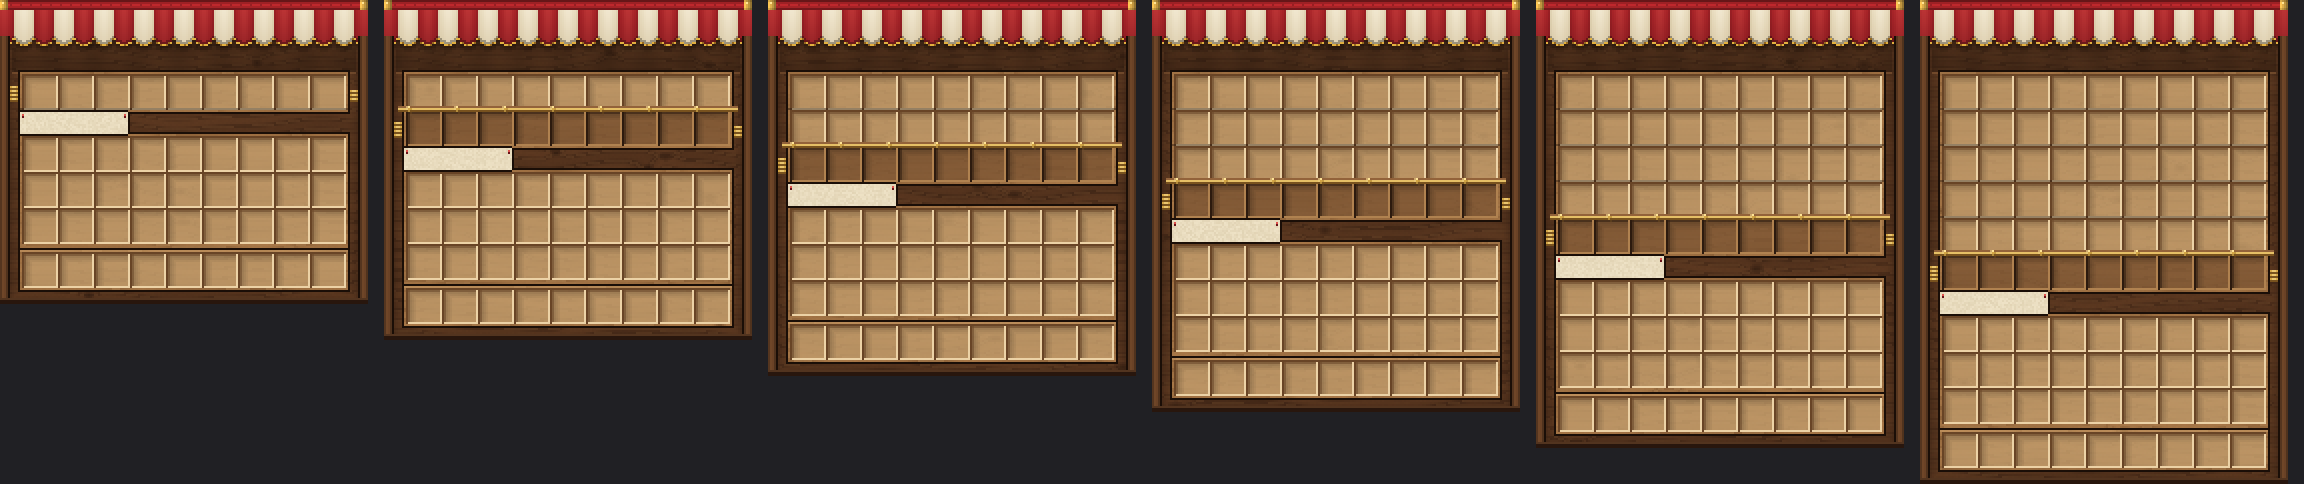

Reproduce this figure in Python.
"""
The shop's window as a merchant's stall: a striped awning that hangs over the top of the window, a beam with the
title, the wares on oak shelves, the navigation on the counter; and the coin
purse the balance is shown on. One painting per window height, the font that draws them, the purse's model.

Uses Core's menu canvas (RainsCore/art/menus, checked out next to this repository).

    python3 stall.py
"""
import json
import math
import os
import random
import sys

from PIL import Image

HERE = os.path.dirname(os.path.abspath(__file__))
sys.path.insert(0, os.path.join(HERE, "..", "..", "..", "..", "..", "RainsCore", "art", "menus"))
from canvas import (Canvas, chest_well, inventory_well, hotbar_well, label_y, height, wood, rivet, well, mix,
                    shade, vignette)

PACK = os.path.join(HERE, "..", "..", "src", "main", "resources", "de", "raindancer", "modules", "economy", "pack")
NS = "rainseconomy"

OVER = 20          # how far the awning rises above the window
SIDE = 4           # and overhangs it either side
W = 176 + 2 * SIDE

BRASS, BRASS_D, BRASS_L = (212, 166, 70), (120, 82, 30), (255, 228, 150)
RED, RED_D, RED_L = (176, 38, 42), (104, 18, 24), (222, 82, 76)
CREAM, CREAM_D = (238, 226, 198), (196, 178, 140)
WALNUT, WALNUT_D, WALNUT_L = (92, 56, 32), (44, 25, 14), (146, 98, 58)
OAK, OAK_D, OAK_L = (168, 120, 72), (112, 74, 40), (214, 168, 112)
INK = (26, 14, 7)


def stall(rows):
    h = height(rows) + OVER
    c = Canvas(W, h, seed=rows)
    ox, oy = SIDE, OVER  # the window's corner inside the painting

    # ---- the stall's frame: walnut posts and boards behind everything
    wood(c, ox, oy, ox + 176, h, WALNUT, WALNUT_D, WALNUT_L, seed=7 + rows, plank=None)
    vignette(c, ox, oy, ox + 176, h, WALNUT_D, 0.4, 6)

    # ---- the beam the title is painted on
    for y in range(oy + 2, oy + 16):
        for x in range(ox + 2, ox + 174):
            c.tint(x, y, INK, 0.28 + 0.05 * math.sin(x * 0.3))
    c.hline(ox + 2, ox + 174, oy + 16, WALNUT_L, 120)

    # ---- shelves of wares
    def shelf(y0, y1, seed):
        wood(c, ox + 6, y0, ox + 170, y1, OAK, OAK_D, OAK_L, seed=seed)
        c.outline(ox + 5, y0 - 1, ox + 171, y1 + 1, INK, corner=False)

    chest_bottom = oy + 17 + 18 * rows
    shelf(oy + 16, chest_bottom + 1, 30 + rows)
    for r in range(rows):
        counter = r == rows - 1 and rows > 1
        for col in range(9):
            x, y = chest_well(r, col)
            x, y = x + ox, y + oy
            if counter:
                well(c, x, y, (118, 80, 48), (44, 26, 14), (176, 130, 80), 0.28, show=0.3)
            else:
                well(c, x, y, (196, 160, 112), (104, 68, 38), (236, 210, 166), 0.24, show=0.3)
        if not counter:
            ly = oy + 17 + 18 * r + 17
            c.hline(ox + 6, ox + 170, ly, mix(WALNUT_D, INK, 0.5), 110)

    # ---- the counter: a polished top edge with a brass rail and coins left on it
    if rows > 1:
        cy = oy + 17 + 18 * (rows - 1)
        c.hline(ox + 3, ox + 173, cy - 2, WALNUT_L)
        c.hline(ox + 3, ox + 173, cy - 1, mix(BRASS, BRASS_L, 0.4))
        c.hline(ox + 3, ox + 173, cy, BRASS_D)
        for x in range(ox + 8, ox + 172, 24):
            rivet(c, x, cy - 1, BRASS, BRASS_D, BRASS_L)
    # coins stacked at the counter's ends, outside the slots
    cyb = oy + 17 + 18 * rows - 6
    for (sx, n) in ((ox + 1, 4), (ox + 171, 3)):
        for i in range(n):
            yy = cyb - i * 2
            for dx in range(4):
                c.put(sx + dx, yy, mix(BRASS, BRASS_L, 0.5) if dx in (1, 2) else BRASS)
                c.put(sx + dx, yy + 1, BRASS_D)

    # ---- the player's side: the same shelf, the hotbar on its own board
    inv_top = oy + 30 + 18 * rows
    hot_top = oy + 88 + 18 * rows
    shelf(inv_top - 1, hot_top + 19, 60 + rows)
    for r in range(3):
        for col in range(9):
            x, y = inventory_well(rows, r, col)
            well(c, x + ox, y + oy, (196, 160, 112), (104, 68, 38), (236, 210, 166), 0.24, show=0.3)
    c.hline(ox + 6, ox + 170, hot_top - 2, INK)
    c.hline(ox + 6, ox + 170, hot_top - 1, OAK_L, 120)
    for col in range(9):
        x, y = hotbar_well(rows, col)
        well(c, x + ox, y + oy, (196, 160, 112), (104, 68, 38), (236, 210, 166), 0.24, show=0.3)

    # ---- the chalkboard the game writes "Inventory" on is too dark for its grey: a paper price list instead
    ly = oy + label_y(rows)
    for y in range(ly - 2, ly + 9):
        for x in range(ox + 6, ox + 60):
            c.put(x, y, mix(CREAM, CREAM_D, c.rng.random() * 0.3))
    c.outline(ox + 5, ly - 3, ox + 61, ly + 10, INK)
    # a pin at each end
    for px in (ox + 7, ox + 58):
        c.put(px, ly - 1, RED_L)
        c.put(px, ly, RED_D)

    # ---- the awning, over everything above the beam
    awning(c, rows)

    # posts down both sides
    for x0 in (0, W - 4):
        for y in range(OVER - 2, h - 2):
            for x in range(x0, x0 + 4):
                f = (0.8, 1.05, 1.0, 0.75)[x - x0]
                c.put(x, y, shade(mix(WALNUT, WALNUT_L, 0.25), f))
        c.vline(x0 - 1 if x0 else 4, OVER - 2, h - 2, INK)
    for y in range(h - 3, h):
        for x in range(0, W):
            c.put(x, y, shade(WALNUT_D, 0.9))
    c.hline(0, W, h - 3, WALNUT_L, 100)
    return c


def awning(c, rows):
    """Red and cream stripes bellying in folds, a deep scalloped hem with gold braid, rolled over a pole."""
    stripe = 10
    top, hem = 4, OVER - 2
    for y in range(top, hem + 6):
        for x in range(0, W):
            band = ((x + 3) // stripe) % 2
            u = ((x + 3) % stripe + 0.5) / stripe
            belly = math.sin(u * math.pi)
            depth = (y - top) / (hem - top)
            base, dark, light = ((RED, RED_D, RED_L), (CREAM, CREAM_D, (255, 250, 236)))[band]
            col = mix(base, dark, 0.1 + depth * 0.3)
            col = mix(col, light, max(0, belly - 0.6) * 0.9 * (1 - depth * 0.5))
            col = mix(col, dark, max(0, 0.35 - belly) * 1.2)
            limit = hem + 4.5 * math.sqrt(max(0.0, 1 - (2 * u - 1) ** 2))
            if y > limit:
                continue
            if y > limit - 1.2:
                col = (226, 176, 64) if (x + y) % 3 else (150, 104, 30)  # braided gold hem
            elif y > limit - 2.4:
                col = shade(col, 0.7)
            c.put(x, y, col)
    # the awning's shadow on the beam and the posts
    for x in range(0, W):
        u = ((x + 3) % stripe + 0.5) / stripe
        lim = int(hem + 4.5 * math.sqrt(max(0.0, 1 - (2 * u - 1) ** 2)))
        for i in range(1, 4):
            c.tint(x, lim + i, INK, 0.45 * (1 - (i - 1) / 3))
    # the rolled cloth over its pole, with brass finials
    for x in range(0, W):
        for y, f in ((0, 0.62), (1, 0.95), (2, 1.15), (3, 1.0), (4, 0.7)):
            c.put(x, y, shade(mix(RED, RED_D, 0.15), f))
        if x % 5 == 0:
            c.put(x, 2, shade(RED, 0.85))
    for x0 in (0, W - 4):
        for y in range(0, 5):
            for x in range(x0, x0 + 4):
                c.put(x, y, shade(BRASS, (1.2, 1.05, 0.9, 0.7)[x - x0] * (0.85 if y in (0, 4) else 1)))
        c.put(x0 + 1, 1, BRASS_L)


def purse():
    """A leather coin purse cinched with a gold cord, the neck flared open on a glint of coins — 32px."""
    S = 32
    c = Canvas(S, S, seed=3)
    LEATHER, LEATHER_D, LEATHER_L = (150, 88, 46), (64, 34, 18), (210, 146, 88)
    GOLD, GOLD_D, GOLD_L = (232, 182, 64), (140, 92, 26), (255, 238, 150)
    cx = 15.5

    def half(y):  # the sack's half-width: narrow at the cinch, full and slightly flattened at the bottom
        t = (y - 12) / 17
        return 4 + 8.5 * math.sin(min(1.0, t * 1.15) * math.pi / 2) ** 0.7 - max(0, t - 0.88) * 18

    for y in range(12, 30):
        w = half(y)
        for x in range(S):
            dx = (x + 0.5 - cx) / max(w, 0.1)
            if abs(dx) > 1:
                continue
            fold = math.sin(dx * math.pi * 2.2 + 0.4) * (1 - (y - 12) / 22)
            light = 0.55 - dx * 0.45 - (y - 12) / 30 + fold * 0.18
            col = mix(LEATHER_D, LEATHER, min(1, max(0, light + 0.45)))
            col = mix(col, LEATHER_L, max(0, light - 0.35))
            if abs(dx) > 0.86 or y >= 29:
                col = mix(col, LEATHER_D, 0.5)
            c.put(x, y, col)
    # a stitched seam down the front
    for y in range(15, 28, 2):
        c.put(int(cx + 3 + (y - 15) * 0.12), y, LEATHER_L)
    # the flared neck above the cord, its top edge ruffled
    for y in range(5, 12):
        w = 3.2 + (11 - y) * 0.75
        for x in range(S):
            dx = (x + 0.5 - cx) / w
            if abs(dx) > 1:
                continue
            col = mix(LEATHER_L, LEATHER_D, (dx + 1) / 2 * 0.8)
            if (x + (y // 2)) % 3 == 0:
                col = shade(col, 0.82)
            c.put(x, y, col)
    for x in range(S):
        if c.px[x, 5][3] and x % 2 == 0:
            c.clear(x, 5)
    # the opening, and the coins in it
    for x in range(int(cx - 4), int(cx + 5)):
        c.put(x, 6, (40, 20, 10))
        c.put(x, 7, (60, 32, 16))
    for x, y in ((13, 6), (15, 6), (17, 6), (14, 5), (16, 5)):
        c.put(x, y, GOLD if (x + y) % 2 else GOLD_L)
    c.put(15, 4, GOLD_L)
    # the gold cord, knotted, with two tassels
    for x in range(int(cx - 5), int(cx + 6)):
        c.put(x, 11, GOLD_L if x < cx else GOLD)
        c.put(x, 12, GOLD_D)
    for (tx, ty, col) in ((10, 12, GOLD), (9, 13, GOLD), (9, 14, GOLD_L), (8, 15, GOLD), (8, 16, GOLD_D),
                          (11, 13, GOLD), (11, 14, GOLD), (11, 15, GOLD_D), (10, 11, GOLD_L)):
        c.put(tx, ty, col)
    src = c.img.copy()
    p = src.load()
    for y in range(S):
        for x in range(S):
            if p[x, y][3] == 0 and any(0 <= x + a < S and 0 <= y + b < S and p[x + a, y + b][3]
                                       for a, b in ((1, 0), (-1, 0), (0, 1), (0, -1))):
                c.put(x, y, (36, 18, 8))
    return c


def write():
    files = []

    def out(rel, data=None, image=None):
        path = os.path.join(PACK, rel)
        os.makedirs(os.path.dirname(path), exist_ok=True)
        if image is not None:
            image.save(path)
        else:
            with open(path, "w", encoding="utf-8") as f:
                json.dump(data, f, indent=1)
        files.append(rel)

    providers = []
    previews = []
    for rows in range(1, 7):
        c = stall(rows)
        out(f"assets/{NS}/textures/font/stall/stall_{rows}.png", image=c.img)
        providers.append({"type": "bitmap", "file": f"{NS}:font/stall/stall_{rows}.png", "ascent": 13 + OVER,
                          "height": c.h, "chars": [chr(0xE000 + rows)]})
        previews.append(c.img)
    # from the title's start back to the painting's edge, and from its far end back to the title's start
    providers.append({"type": "space", "advances": {"": -(8 + SIDE), "": -(W + 1 - 8 - SIDE)}})
    out(f"assets/{NS}/font/stall.json", {"providers": providers})

    out(f"assets/{NS}/items/purse.json", {"model": {"type": "minecraft:model", "model": f"{NS}:item/purse"}})
    out(f"assets/{NS}/models/item/purse.json", {"parent": "minecraft:item/generated",
                                                "textures": {"layer0": f"{NS}:item/purse"}})
    out(f"assets/{NS}/textures/item/purse.png", image=purse().img)

    with open(os.path.join(HERE, "files.txt"), "w") as f:
        f.write("\n".join(files) + "\n")
    sheet = Image.new("RGBA", (sum(i.width + 8 for i in previews), max(i.height for i in previews)), (32, 32, 36, 255))
    x = 0
    for i in previews:
        sheet.alpha_composite(i, (x, 0))
        x += i.width + 8
    sheet.resize((sheet.width * 2, sheet.height * 2), Image.NEAREST).save(os.path.join(HERE, "stall.png"))
    purse().img.resize((256, 256), Image.NEAREST).save(os.path.join(HERE, "purse.png"))
    print(len(files), "files")


if __name__ == "__main__":
    write()
